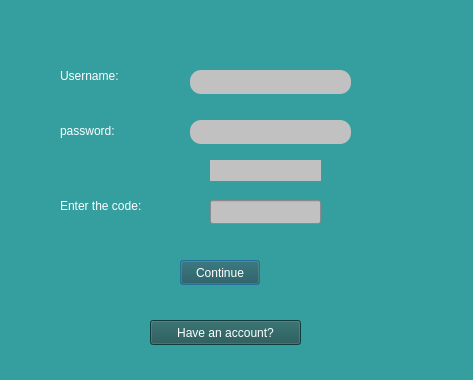
<?xml version="1.0" encoding="UTF-8"?>
<ui version="4.0">
 <class>signup</class>
 <widget class="QDialog" name="signup">
  <property name="geometry">
   <rect>
    <x>0</x>
    <y>0</y>
    <width>473</width>
    <height>380</height>
   </rect>
  </property>
  <property name="windowTitle">
   <string>Dialog</string>
  </property>
  <property name="styleSheet">
   <string notr="true">background-color: rgb(53, 158, 158);</string>
  </property>
  <widget class="QPushButton" name="signup_button">
   <property name="geometry">
    <rect>
     <x>180</x>
     <y>260</y>
     <width>80</width>
     <height>25</height>
    </rect>
   </property>
   <property name="styleSheet">
    <string notr="true">color: rgb(255, 255, 255);
background-color: rgb(28, 83, 83);

</string>
   </property>
   <property name="text">
    <string>Continue</string>
   </property>
  </widget>
  <widget class="QPushButton" name="login_button">
   <property name="geometry">
    <rect>
     <x>150</x>
     <y>320</y>
     <width>151</width>
     <height>25</height>
    </rect>
   </property>
   <property name="styleSheet">
    <string notr="true">color: rgb(255, 255, 255);
background-color: rgb(28, 83, 83);</string>
   </property>
   <property name="text">
    <string>Have an account?</string>
   </property>
  </widget>
  <widget class="QLabel" name="random_label">
   <property name="geometry">
    <rect>
     <x>210</x>
     <y>160</y>
     <width>111</width>
     <height>21</height>
    </rect>
   </property>
   <property name="styleSheet">
    <string notr="true">background-color: rgb(193, 193, 193);
color: rgb(36, 36, 36);</string>
   </property>
   <property name="text">
    <string/>
   </property>
  </widget>
  <widget class="QLineEdit" name="random_line_edit">
   <property name="geometry">
    <rect>
     <x>210</x>
     <y>200</y>
     <width>111</width>
     <height>24</height>
    </rect>
   </property>
   <property name="styleSheet">
    <string notr="true">background-color: rgb(193, 193, 193);
color: rgb(36, 36, 36);</string>
   </property>
  </widget>
  <widget class="QLabel" name="label">
   <property name="geometry">
    <rect>
     <x>60</x>
     <y>60</y>
     <width>101</width>
     <height>31</height>
    </rect>
   </property>
   <property name="styleSheet">
    <string notr="true">font: 75 12pt &quot;MS Shell Dlg 2&quot;;
color: rgb(255, 255, 255);</string>
   </property>
   <property name="text">
    <string>Username:</string>
   </property>
  </widget>
  <widget class="QLineEdit" name="username_line_edit">
   <property name="geometry">
    <rect>
     <x>190</x>
     <y>70</y>
     <width>161</width>
     <height>24</height>
    </rect>
   </property>
   <property name="styleSheet">
    <string notr="true">background-color: rgb(193, 193, 193);
color: rgb(36, 36, 36);
border-radius:11px;</string>
   </property>
  </widget>
  <widget class="QLabel" name="label_2">
   <property name="geometry">
    <rect>
     <x>60</x>
     <y>110</y>
     <width>91</width>
     <height>41</height>
    </rect>
   </property>
   <property name="styleSheet">
    <string notr="true">font: 75 12pt &quot;MS Shell Dlg 2&quot;;
color: rgb(255, 255, 255);</string>
   </property>
   <property name="text">
    <string>password:</string>
   </property>
  </widget>
  <widget class="QLineEdit" name="password_line_edit">
   <property name="geometry">
    <rect>
     <x>190</x>
     <y>120</y>
     <width>161</width>
     <height>24</height>
    </rect>
   </property>
   <property name="styleSheet">
    <string notr="true">background-color: rgb(193, 193, 193);
color: rgb(36, 36, 36);
border-radius:11px;</string>
   </property>
  </widget>
  <widget class="QLabel" name="label_3">
   <property name="geometry">
    <rect>
     <x>60</x>
     <y>190</y>
     <width>141</width>
     <height>31</height>
    </rect>
   </property>
   <property name="styleSheet">
    <string notr="true">font: 75 12pt &quot;MS Shell Dlg 2&quot;;
color: rgb(255, 255, 255);</string>
   </property>
   <property name="text">
    <string>Enter the code:</string>
   </property>
  </widget>
  <widget class="QLabel" name="label_4">
   <property name="geometry">
    <rect>
     <x>360</x>
     <y>120</y>
     <width>31</width>
     <height>31</height>
    </rect>
   </property>
   <property name="styleSheet">
    <string notr="true">image: url(:/images/lock.png);</string>
   </property>
   <property name="text">
    <string/>
   </property>
  </widget>
  <widget class="QLabel" name="label_5">
   <property name="geometry">
    <rect>
     <x>360</x>
     <y>70</y>
     <width>41</width>
     <height>31</height>
    </rect>
   </property>
   <property name="styleSheet">
    <string notr="true">image: url(:/icon/user.png);</string>
   </property>
   <property name="text">
    <string/>
   </property>
  </widget>
 </widget>
 <resources/>
 <connections/>
</ui>
